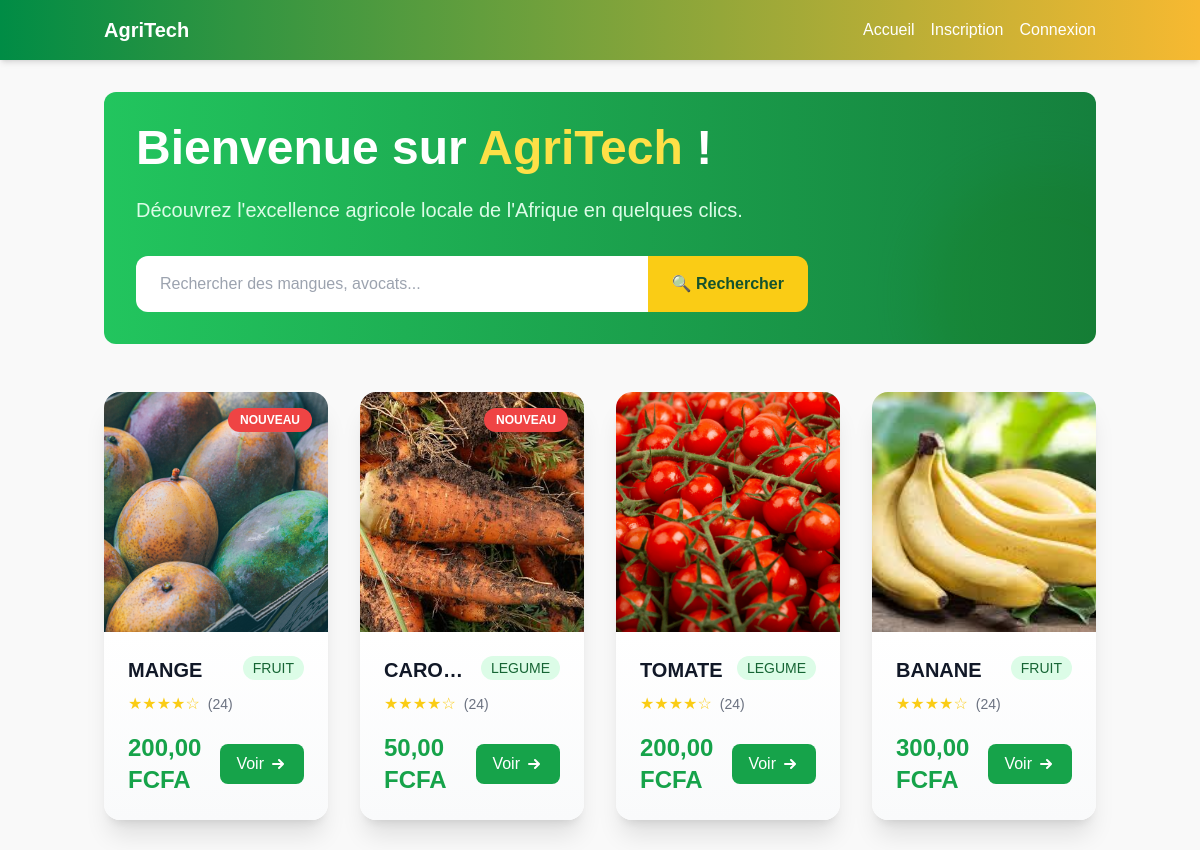
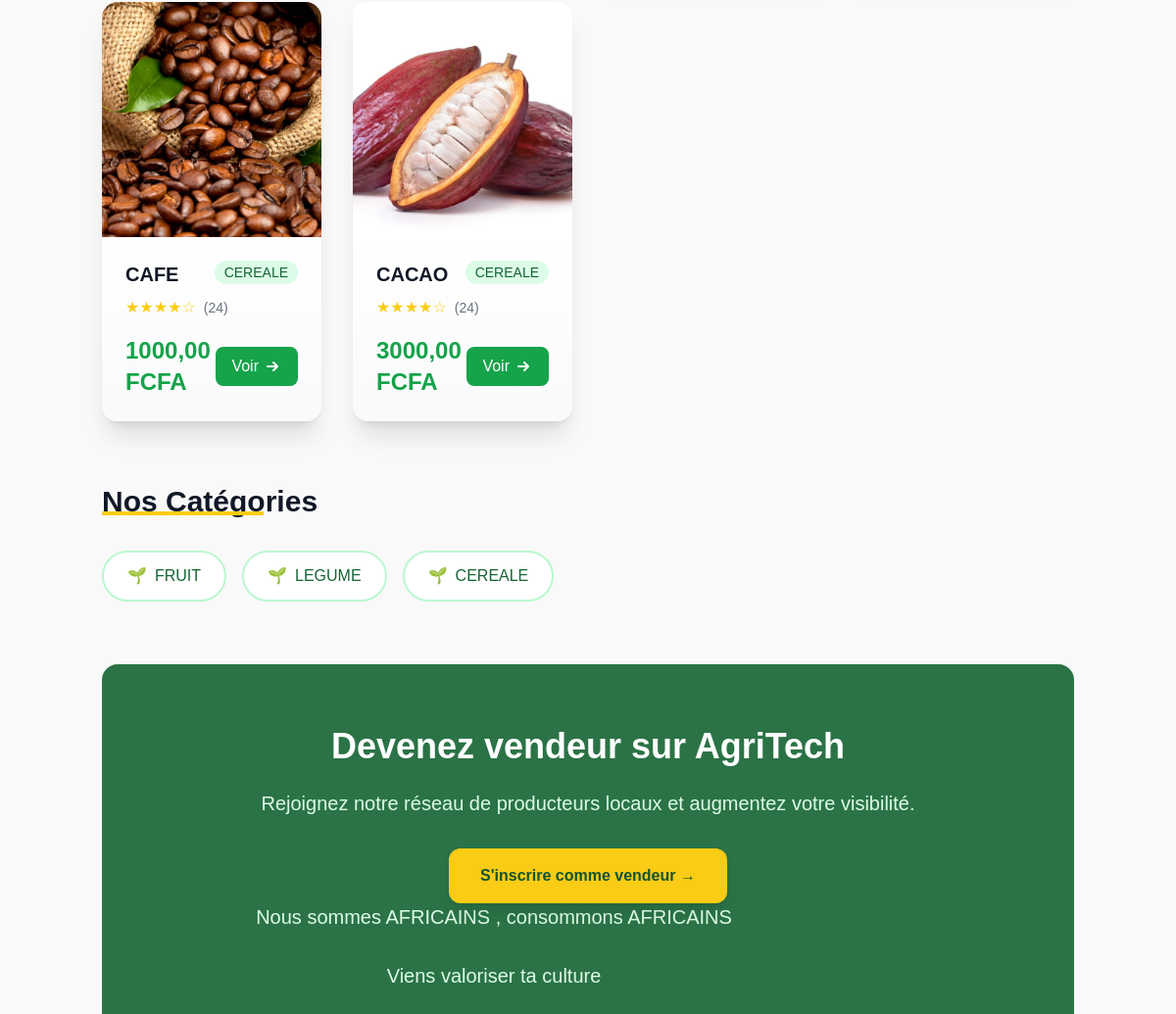
The page / on the database its author committed (2 pictures, top to bottom).
### agritech_app/models.py (models this page shows, shortened)
class Produit(models.Model):
    vendeur = models.ForeignKey(User, on_delete=models.CASCADE)
    categorie = models.ForeignKey(CategorieProduit, on_delete=models.CASCADE)
    nom = models.CharField(max_length=255)
    prix = models.DecimalField(max_digits=10, decimal_places=2)
    quantite = models.PositiveIntegerField()
    photo = models.ImageField(upload_to='produits/', blank=True)
    description = models.TextField(blank=True)
    date_ajout = models.DateTimeField(auto_now_add=True)
    est_actif = models.BooleanField(default=True)
    saisonnalite = models.CharField(max_length=255, blank=True)

class CategorieProduit(models.Model):
    nom = models.CharField(max_length=100, unique=True)

### agritech_app/views.py (the view)
# urls.py: path('', views.home, name='home'),
def home(request):
    produits = Produit.objects.filter(est_actif=True).order_by('-date_ajout')
    categories = CategorieProduit.objects.all()
    query = request.GET.get('q')
    if query:
        produits = produits.filter(Q(nom__icontains=query) | Q(description__icontains=query))
    context = {
        'produits': produits,
        'categories': categories,
        'query': query,
    }
    if request.user.is_authenticated and request.user.is_staff:
        context['nb_vendeurs_a_confirmer'] = Profile.objects.filter(
            role='vendeur',
            is_vendeur_confirmed=False
        ).count()
    return render(request, 'home.html', context)

### templates/home.html (shortened to what this page needs)
{% extends 'base.html' %}
{% block content %}
    <div class="relative bg-gradient-to-r from-green-500 to-green-700 rounded-xl p-8 mb-12 overflow-hidden">
        <div class="absolute inset-0 bg-noise opacity-10"></div>
        <div class="relative z-10">
            <h1 class="text-5xl font-extrabold text-white mb-6 animate-fade-in-down">Bienvenue sur <span class="text-yellow-300">AgriTech</span> !</h1>
            <p class="text-xl text-green-100 mb-8 max-w-2xl">Découvrez l'excellence agricole locale de l'Afrique en quelques clics.</p>
            <form class="flex max-w-2xl" method="get">
                <input class="flex-grow px-6 py-4 rounded-l-xl border-0 focus:ring-4 focus:ring-yellow-300/50 focus:shadow-lg focus:shadow-yellow-200/30 transition-all duration-300"
                       type="search"
                       placeholder="Rechercher des mangues, avocats..."
                       name="q"
                       value="{{ query|default:'' }}">
                <button class="bg-yellow-400 hover:bg-yellow-300 text-green-900 px-6 py-4 rounded-r-xl font-bold transition-all duration-300 transform hover:scale-105"
                        type="submit">
                    🔍 Rechercher
                </button>
            </form>
        </div>
        <div class="absolute -bottom-20 -right-20 w-64 h-64 bg-yellow-300 rounded-full mix-blend-multiply filter blur-xl opacity-20"></div>
        <div class="absolute -top-10 -left-10 w-48 h-48 bg-white rounded-full mix-blend-multiply filter blur-xl opacity-10"></div>
    </div>
    <div class="grid grid-cols-1 sm:grid-cols-2 lg:grid-cols-4 gap-8 mb-16">
        {% for produit in produits %}
            <div class="group relative bg-white rounded-2xl overflow-hidden shadow-xl hover:shadow-2xl transition-all duration-500 hover:-translate-y-2">
                {% if forloop.counter <= 2 %}
                <span class="absolute top-4 right-4 bg-red-500 text-white text-xs font-bold px-3 py-1 rounded-full z-10 animate-pulse">NOUVEAU</span>
                {% endif %}
                <div class="overflow-hidden h-60">
                    {% if produit.photo %}
                        <img src="{{ produit.photo.url }}"
                             class="w-full h-full object-cover group-hover:scale-110 transition-transform duration-500"
                             alt="{{ produit.nom }}">
                    {% else %}
                        <div class="w-full h-full bg-gray-100 flex items-center justify-center">
                            <span class="text-gray-400">Pas d'image</span>
                        </div>
                    {% endif %}
                </div>
                <div class="p-6 bg-gradient-to-b from-white to-gray-50">
                    <div class="flex justify-between items-start mb-2">
                        <h3 class="text-xl font-bold text-gray-900 truncate">{{ produit.nom }}</h3>
                        <span class="bg-green-100 text-green-800 text-sm font-medium px-2.5 py-0.5 rounded-full ml-2">
                            {{ produit.categorie.nom }}
                        </span>
                    </div>
                    <div class="flex items-center mb-4">
                        <div class="flex text-yellow-400 mr-2">
                            ★★★★☆
                        </div>
                        <span class="text-gray-500 text-sm">(24)</span>
                    </div>
                    <div class="flex justify-between items-center">
                        <span class="text-2xl font-extrabold text-green-600">{{ produit.prix }} FCFA</span>
                        <a href="{% url 'detail_produit' produit.id %}"
                           class="inline-flex items-center px-4 py-2 bg-green-600 hover:bg-green-700 text-white rounded-lg transition-all group-hover:bg-green-700 group-hover:shadow-md">
                            Voir
                        </a>
                    </div>
                </div>
            </div>
        {% endfor %}
    </div>
    <div class="mb-16">
        <h2 class="text-3xl font-bold text-gray-900 mb-8 relative inline-block">
            <span>Nos Catégories</span>
            <span class="absolute bottom-0 left-0 w-full h-1 bg-yellow-400 transform -translate-y-1 scale-x-75 origin-left"></span>
        </h2>
        <div class="flex flex-wrap gap-4">
            {% for categorie in categories %}
                <a href="{% url 'liste_produits_par_categorie' categorie.id %}"
                   class="px-6 py-3 bg-white border-2 border-green-200 rounded-full font-medium text-green-800 hover:bg-green-600 hover:text-white hover:border-green-600 transition-all duration-300 hover:shadow-md flex items-center">
                    {% if categorie.nom == "Fruits" %}
                        🍏
                    {% elif categorie.nom == "Légumes" %}
                        🥕
                    {% else %}
                        🌱
                    {% endif %}
                    <span class="ml-2">{{ categorie.nom }}</span>
                </a>
            {% endfor %}
        </div>
    </div>
    <div class="relative py-16 mb-16 rounded-2xl overflow-hidden">
        <div class="relative z-10 max-w-4xl mx-auto text-center px-4">
            <h2 class="text-4xl font-bold text-white mb-6">Devenez vendeur sur AgriTech</h2>
            <p class="text-xl text-green-100 mb-8">Rejoignez notre réseau de producteurs locaux et augmentez votre visibilité.</p>
            <a href="#" class="inline-block px-8 py-4 bg-yellow-400 hover:bg-yellow-300 text-green-900 font-bold rounded-xl transition-all duration-300 transform hover:scale-105 shadow-lg">
                S'inscrire comme vendeur →
            </a>
            <p class="text-xl text-green-100 mb-8 max-w-2xl">Nous sommes AFRICAINS , consommons AFRICAINS</p>
            <p class="text-xl text-green-100 mb-8 max-w-2xl">Viens valoriser ta culture</p>
        </div>
    </div>
{% endblock %}

### static/css/style.css (style rules this page uses)
:root { --primary-color: #008000; --secondary-color: #FFA500; --accent-color: #D4AF37; --text-color: #333; --background-color: #f8f8f8; }
body { font-family: 'Arial', sans-serif; color: var(--text-color); background-color: var(--background-color); line-height: 1.6; }

### templates/base.html (style rules this page uses)
:root { --couleur-primaire: #008C45; --couleur-secondaire: #F7B931; --couleur-tertiaire: #E4572E; --couleur-clair: #F9F9F9; --couleur-texte-principal: #333; --couleur-texte-secondaire: #777; }
body { font-family: 'Arial', sans-serif; background-color: var(--couleur-clair); color: var(--couleur-texte-principal); margin: 0; padding: 0; line-height: 1.6; }

### rows shown on the page
Produit: shows "NOUVEAU", photo (picture), nom "MANGE", categorie.nom "FRUIT", prix "200,00"
Produit: shows "NOUVEAU", photo (picture), nom "CARO…", categorie.nom "LEGUME", prix "50,00"
Produit: photo (picture), nom "TOMATE", categorie.nom "LEGUME", prix "200,00"
Produit: photo (picture), nom "BANANE", categorie.nom "FRUIT", prix "300,00"
Produit: photo (picture), nom "CAFE", categorie.nom "CEREALE", prix "1000,00"
Produit: photo (picture), nom "CACAO", categorie.nom "CEREALE", prix "3000,00"
CategorieProduit: nom "FRUIT"
CategorieProduit: nom "LEGUME"
CategorieProduit: nom "CEREALE"
